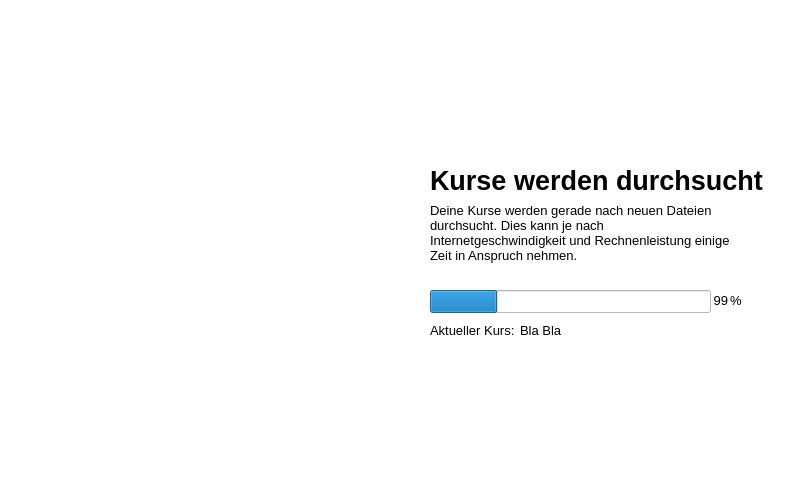
<?xml version="1.0" encoding="UTF-8"?>
<ui version="4.0">
 <class>Form</class>
 <widget class="QWidget" name="Form">
  <property name="geometry">
   <rect>
    <x>0</x>
    <y>0</y>
    <width>800</width>
    <height>500</height>
   </rect>
  </property>
  <property name="windowTitle">
   <string>Form</string>
  </property>
  <property name="autoFillBackground">
   <bool>false</bool>
  </property>
  <property name="styleSheet">
   <string notr="true">color: rgb(255, 255, 255);
background-color: rgb(255, 255, 255);</string>
  </property>
  <widget class="QLabel" name="picture">
   <property name="geometry">
    <rect>
     <x>0</x>
     <y>0</y>
     <width>400</width>
     <height>500</height>
    </rect>
   </property>
   <property name="text">
    <string>&lt;html&gt;&lt;head/&gt;&lt;body&gt;&lt;p&gt;&lt;img src=&quot;:/test/pictures/Login.JPG&quot;/&gt;&lt;/p&gt;&lt;/body&gt;&lt;/html&gt;</string>
   </property>
  </widget>
  <widget class="QLabel" name="title">
   <property name="geometry">
    <rect>
     <x>430</x>
     <y>160</y>
     <width>351</width>
     <height>41</height>
    </rect>
   </property>
   <property name="font">
    <font>
     <family>Segoe UI</family>
     <pointsize>20</pointsize>
     <weight>75</weight>
     <bold>true</bold>
    </font>
   </property>
   <property name="styleSheet">
    <string notr="true">color: rgb(0, 0, 0);</string>
   </property>
   <property name="text">
    <string>Kurse werden durchsucht</string>
   </property>
   <property name="textFormat">
    <enum>Qt::MarkdownText</enum>
   </property>
  </widget>
  <widget class="QLabel" name="label_description">
   <property name="geometry">
    <rect>
     <x>430</x>
     <y>202</y>
     <width>311</width>
     <height>61</height>
    </rect>
   </property>
   <property name="font">
    <font>
     <family>Segoe UI</family>
     <pointsize>10</pointsize>
     <weight>50</weight>
     <italic>false</italic>
     <bold>false</bold>
    </font>
   </property>
   <property name="styleSheet">
    <string notr="true">color: rgb(0, 0, 0);
font: 10pt &quot;Segoe UI&quot;;</string>
   </property>
   <property name="text">
    <string>Deine Kurse werden gerade nach neuen Dateien durchsucht. Dies kann je nach Internetgeschwindigkeit und Rechnenleistung einige Zeit in Anspruch nehmen.</string>
   </property>
   <property name="wordWrap">
    <bool>true</bool>
   </property>
  </widget>
  <widget class="QWidget" name="widget" native="true">
   <property name="geometry">
    <rect>
     <x>0</x>
     <y>0</y>
     <width>800</width>
     <height>500</height>
    </rect>
   </property>
   <property name="styleSheet">
    <string notr="true">background-color: rgb(255, 255, 255)</string>
   </property>
  </widget>
  <widget class="QProgressBar" name="progress_bar">
   <property name="geometry">
    <rect>
     <x>430</x>
     <y>290</y>
     <width>281</width>
     <height>23</height>
    </rect>
   </property>
   <property name="value">
    <number>24</number>
   </property>
   <property name="alignment">
    <set>Qt::AlignCenter</set>
   </property>
   <property name="textVisible">
    <bool>false</bool>
   </property>
   <property name="format">
    <string>%p%                                                                                 </string>
   </property>
  </widget>
  <widget class="QLabel" name="label_aktueller_kurs">
   <property name="geometry">
    <rect>
     <x>430</x>
     <y>320</y>
     <width>91</width>
     <height>21</height>
    </rect>
   </property>
   <property name="font">
    <font>
     <family>Segoe UI</family>
     <pointsize>10</pointsize>
     <weight>50</weight>
     <italic>false</italic>
     <bold>false</bold>
    </font>
   </property>
   <property name="styleSheet">
    <string notr="true">color: rgb(0, 0, 0);
font: 10pt &quot;Segoe UI&quot;;</string>
   </property>
   <property name="text">
    <string>Aktueller Kurs:</string>
   </property>
   <property name="wordWrap">
    <bool>true</bool>
   </property>
  </widget>
  <widget class="QLabel" name="label_percentage">
   <property name="geometry">
    <rect>
     <x>710</x>
     <y>290</y>
     <width>18</width>
     <height>21</height>
    </rect>
   </property>
   <property name="font">
    <font>
     <family>Segoe UI</family>
     <pointsize>10</pointsize>
     <weight>50</weight>
     <italic>false</italic>
     <bold>false</bold>
    </font>
   </property>
   <property name="styleSheet">
    <string notr="true">color: rgb(0, 0, 0);
font: 10pt &quot;Segoe UI&quot;;</string>
   </property>
   <property name="text">
    <string>99</string>
   </property>
   <property name="alignment">
    <set>Qt::AlignRight|Qt::AlignTrailing|Qt::AlignVCenter</set>
   </property>
   <property name="wordWrap">
    <bool>true</bool>
   </property>
  </widget>
  <widget class="QLabel" name="label_percent">
   <property name="geometry">
    <rect>
     <x>730</x>
     <y>290</y>
     <width>18</width>
     <height>21</height>
    </rect>
   </property>
   <property name="font">
    <font>
     <family>Segoe UI</family>
     <pointsize>10</pointsize>
     <weight>50</weight>
     <italic>false</italic>
     <bold>false</bold>
    </font>
   </property>
   <property name="styleSheet">
    <string notr="true">color: rgb(0, 0, 0);
font: 10pt &quot;Segoe UI&quot;;</string>
   </property>
   <property name="text">
    <string>%</string>
   </property>
   <property name="alignment">
    <set>Qt::AlignLeading|Qt::AlignLeft|Qt::AlignVCenter</set>
   </property>
   <property name="wordWrap">
    <bool>true</bool>
   </property>
  </widget>
  <widget class="QLabel" name="label_current_course_name">
   <property name="geometry">
    <rect>
     <x>520</x>
     <y>320</y>
     <width>91</width>
     <height>21</height>
    </rect>
   </property>
   <property name="font">
    <font>
     <family>Segoe UI</family>
     <pointsize>10</pointsize>
     <weight>50</weight>
     <italic>false</italic>
     <bold>false</bold>
    </font>
   </property>
   <property name="styleSheet">
    <string notr="true">color: rgb(0, 0, 0);
font: 10pt &quot;Segoe UI&quot;;</string>
   </property>
   <property name="text">
    <string>Bla Bla</string>
   </property>
   <property name="wordWrap">
    <bool>true</bool>
   </property>
  </widget>
  <zorder>widget</zorder>
  <zorder>picture</zorder>
  <zorder>title</zorder>
  <zorder>label_description</zorder>
  <zorder>label_aktueller_kurs</zorder>
  <zorder>label_percentage</zorder>
  <zorder>label_percent</zorder>
  <zorder>progress_bar</zorder>
  <zorder>label_current_course_name</zorder>
 </widget>
 <resources>
  <include location="resources.qrc"/>
 </resources>
 <connections/>
</ui>
